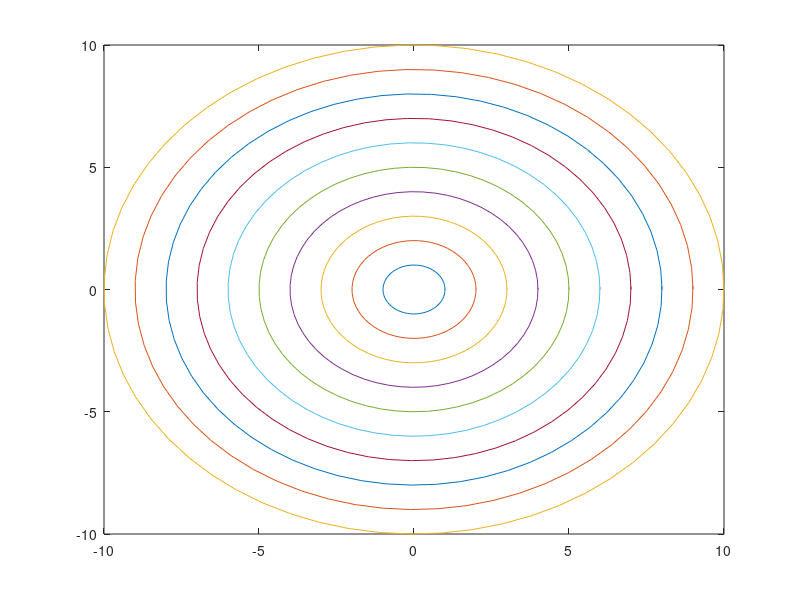

Write MATLAB code to recreate this figure.
function task4 ()
  ## your code here
  t = 0:0.1:2*pi+0.1;
  x = cos(t);
  y = sin(t);
  num = 1:10;
  plot(x'.*num,y'.*num);
endfunction